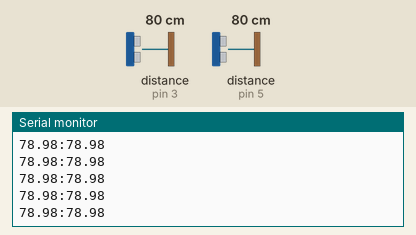
The sketch below on a simulated Arduino Uno, built with avr-gcc and run on an emulated ATmega328P. On the bench: the last lines printed to the serial monitor. Wiring (inferred from the names in the program): 2 × ultrasonic range finder: trigger pin 2, echo pin 3 / trigger pin 4, echo pin 5. Inputs (shaded band) come from the test bench; at power-on: distance to the obstacle (sensors on pin 3, pin 5) 80 cm. The echo pulse lasts 58.3 µs per cm.

Above: at 1.2 s.
1.3 s: distance to the obstacle (sensor on pin 3) set to 60 cm
At 1.36 s:
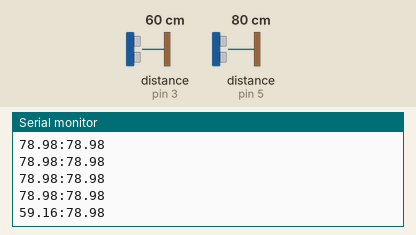
4.3 s: distance to the obstacle (sensor on pin 5) set to 2 cm
At 4.3 s:
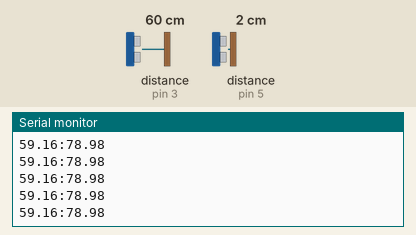
5.8 s: distance to the obstacle (sensor on pin 3) set to 2 cm
At 5.8 s:
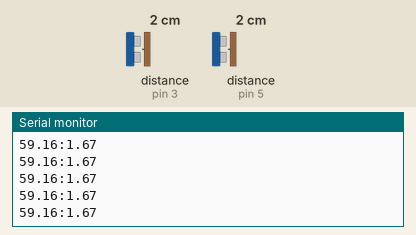
7.3 s: distance to the obstacle (sensor on pin 5) set to 4 cm
At 7.31 s:
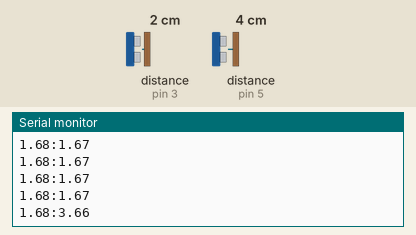
Timing chart, 0 to 9.8 s (numbered marks = the images above; inputs shaded):
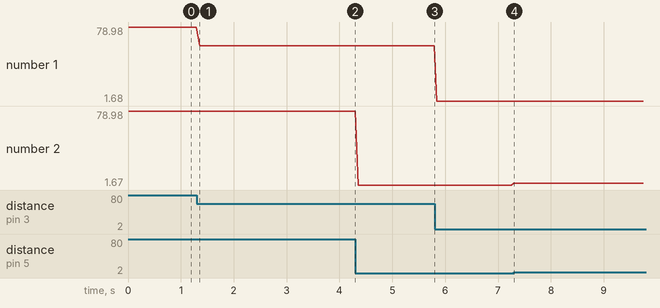

The sketch:

Arduino_Controller_Move.ino.ino
```cpp
/* Constantes pour les broches */
const byte TRIGGER_PIN_1 = 2; // Broche TRIGGER
const byte ECHO_PIN_1 = 3;    // Broche ECHO

/* Constantes pour les broches */
const byte TRIGGER_PIN_2 = 4; // Broche TRIGGER
const byte ECHO_PIN_2 = 5;    // Broche ECHO

/* Constantes pour le timeout */
const unsigned long MEASURE_TIMEOUT = 100000UL; // 25ms = ~8m à 340m/s

/* Vitesse du son dans l'air en mm/us */
const float SOUND_SPEED = 340.0 / 1000;


/** Fonction setup() */
void setup() {

  /* Initialise le port série */
  Serial.begin(9600);

  /* Initialise les broches */
  pinMode(TRIGGER_PIN_1, OUTPUT);
  digitalWrite(TRIGGER_PIN_1, LOW); // La broche TRIGGER doit être à LOW au repos

  pinMode(TRIGGER_PIN_2, OUTPUT);
  digitalWrite(TRIGGER_PIN_2, LOW); // La broche TRIGGER doit être à LOW au repos

  pinMode(ECHO_PIN_1, INPUT);
  pinMode(ECHO_PIN_2, INPUT);
}

/** Fonction loop() */
void loop() {

  /* 1. Lance une mesure de distance en envoyant une impulsion HIGH de 10µs sur la broche TRIGGER */
  digitalWrite(TRIGGER_PIN_1, HIGH);
  delayMicroseconds(10);
  digitalWrite(TRIGGER_PIN_1, LOW);

  /* 2. Mesure le temps entre l'envoi de l'impulsion ultrasonique et son écho (si il existe) */
  long measure1 = pulseIn(ECHO_PIN_1, HIGH, MEASURE_TIMEOUT);


  digitalWrite(TRIGGER_PIN_2, HIGH);
  delayMicroseconds(10);
  digitalWrite(TRIGGER_PIN_2, LOW);
  long measure2 = pulseIn(ECHO_PIN_2, HIGH, MEASURE_TIMEOUT);

  /* 3. Calcul la distance à partir du temps mesuré */
  float distance_mm_1 = measure1 / 2.0 * SOUND_SPEED;
  float distance_mm_2 = measure2 / 2.0 * SOUND_SPEED;
  /* Affiche les résultats en mm, cm et m */
  Serial.print(distance_mm_1 / 10.0, 2);
  Serial.print(":");
  Serial.println(distance_mm_2 / 10.0, 2);


  /* Délai d'attente pour éviter d'afficher trop de résultats à la seconde */
  delay(50);
}
```

Measured:
- after the input at 1.3 s, the serial monitor: prints a new line after 0.06 s (image 1)
- after the input at 7.3 s, the serial monitor: prints a new line at once (image 4)
- plotted number 1: 78.98 → 59.16 after the input at 1.3 s, 59.16 → 1.68 after the input at 5.8 s
- plotted number 2: 78.98 → 1.67 after the input at 4.3 s, 1.67 → 3.66 after the input at 7.3 s
